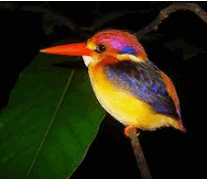
#> input picture Ai_Notebooks/Begining/temp/ColorfulBird.png, 207 x 180 px
$ jupyter execute 'Numpy examples.ipynb'
#> lines starting #> are read from the running program, lines starting #| are printed output that depends on the picture
[cell 1]
import numpy as np

## Exercise 1

Fill in this function to return the name of the country
with the highest employment in the given employment
data, and the employment in that country.

#### Execise using simple list

[cell 2]
# First 20 countries with employment data
countries = np.array([
    'Afghanistan', 'Albania', 'Algeria', 'Angola', 'Argentina',
    'Armenia', 'Australia', 'Austria', 'Azerbaijan', 'Bahamas',
    'Bahrain', 'Bangladesh', 'Barbados', 'Belarus', 'Belgium',
    'Belize', 'Benin', 'Bhutan', 'Bolivia',
    'Bosnia and Herzegovina'
])

# Employment data in 2007 for those 20 countries
employment = np.array([
    55.70000076,  51.40000153,  50.5       ,  75.69999695,
    58.40000153,  40.09999847,  61.5       ,  57.09999847,
    60.90000153,  66.59999847,  60.40000153,  68.09999847,
    66.90000153,  53.40000153,  48.59999847,  56.79999924,
    71.59999847,  58.40000153,  70.40000153,  41.20000076
])

[cell 3]
def max_employment(countries, employment):

    max_employment = max(employment)

    max_country = [countries[i] for i,item in enumerate(employment) if item >= max_employment]

    max_country = max_country[0] if (len(max_country) > 0) else None

    return (max_country, max_employment)

print(max_employment(countries,employment))

#### Execise using numpy

[cell 4]
def max_employment(countries, employment):
    i = employment.argmax()
    return (countries[i],employment[i])


print(max_employment(countries,employment))

# Exercise 2

Fill in this function to return a NumPy array containing the overall
    school completion rate for each country. The arguments are NumPy
    arrays giving the female and male completion of each country in
    the same order.

[cell 5]
def overall_completion_rate(female_completion, male_completion):
    mean = (female_completion + male_completion) / 2.0 # is divided by 2.0 in order to have the decimals
    return mean

[cell 6]
female_completion = np.array([
    97.35583,  104.62379,  103.02998,   95.14321,  103.69019,
    98.49185,  100.88828,   95.43974,   92.11484,   91.54804,
    95.98029,   98.22902,   96.12179,  119.28105,   97.84627,
    29.07386,   38.41644,   90.70509,   51.7478 ,   95.45072
])

# Male school completion rate in 2007 for those 20 countries
male_completion = np.array([
     95.47622,  100.66476,   99.7926 ,   91.48936,  103.22096,
     97.80458,  103.81398,   88.11736,   93.55611,   87.76347,
    102.45714,   98.73953,   92.22388,  115.3892 ,   98.70502,
     37.00692,   45.39401,   91.22084,   62.42028,   90.66958
])

print (overall_completion_rate(female_completion,male_completion))

# Exercise 3

Fill in this function to calculate the mean time spent in the classroom
    for students who stayed enrolled at least (greater than or equal to) 7 days.
    Unlike in Lesson 1, you can assume that days_to_cancel will contain only
    integers (there are no students who have not canceled yet).

    The arguments are NumPy arrays. time_spent contains the amount of time spent
    in the classroom for each student, and days_to_cancel contains the number
    of days until each student cancel. The data is given in the same order
    in both arrays.

[cell 7]
def mean_time_for_paid_students(time_spent, days_to_cancel):

    values = time_spent[days_to_cancel >= 7]
    print(values)
    return values.mean()
    #return time_spent[days_to_cancel >= 7].mean() # This line replaces the others, it is the same code but just in one line !


# Time spent in the classroom in the first week for 20 students
time_spent = np.array([
       12.89697233,    0.        ,   64.55043217,    0.        ,
       24.2315615 ,   39.991625  ,    0.        ,    0.        ,
      147.20683783,    0.        ,    0.        ,    0.        ,
       45.18261617,  157.60454283,  133.2434615 ,   52.85000767,
        0.        ,   54.9204785 ,   26.78142417,    0.
])

# Days to cancel for 20 students
days_to_cancel = np.array([
      4,   5,  37,   3,  12,   4,  35,  38,   5,  37,   3,   3,  68,
     38,  98,   2, 249,   2, 127,  35
])


print(mean_time_for_paid_students(time_spent,days_to_cancel))

# Exercise 4

### Working with photos !!!

[cell 8]
from skimage import io

photo = io.imread("temp/ColorfulBird.png") ## This is going to be a np array.
#> photo is the input picture: shape (180, 207, 3); mean R, G, B 43.1, 40.5, 17.5

photo.shape
#> Out = (180, 207, 3)

[cell 9]
import matplotlib.pyplot as plt
plt.imshow(photo)

### inverted

[cell 10]
plt.imshow(photo[::-1])
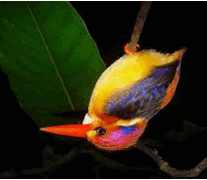
#> shown: shape (180, 207, 3); mean R, G, B 43.1, 40.5, 17.5

### Mirror image

[cell 11]
plt.imshow(photo[: , ::-1])
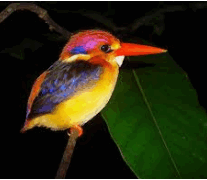
#> shown: shape (180, 207, 3); mean R, G, B 43.1, 40.5, 17.5

### Section of the image

[cell 12]
plt.imshow(photo[30:60 , 45:150])
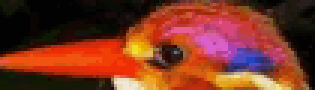
#> shown: shape (30, 105, 3) (shown 3 times larger); mean R, G, B 122.5, 53.7, 35.1

## Reducing the imagen dimentions

[cell 13]
plt.imshow(photo[::5 , ::5])
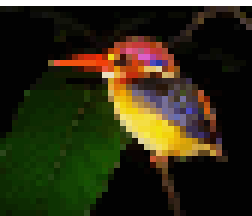
#> shown: shape (36, 42, 3) (shown 6 times larger); mean R, G, B 46.8, 44.4, 21.5

$ run again, with Ai_Notebooks/Begining/temp/bird_small.png copied over Ai_Notebooks/Begining/temp/ColorfulBird.png
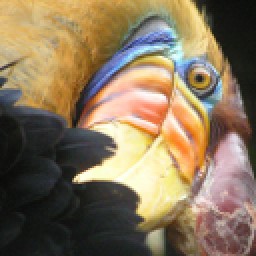
#> input picture Ai_Notebooks/Begining/temp/bird_small.png, 128 x 128 px (shown 2 times larger)
#> photo is the input picture: shape (128, 128, 3); mean R, G, B 135.4, 117.4, 91.3
#> `[cell 11] plt.imshow(photo[: , ::-1])`:
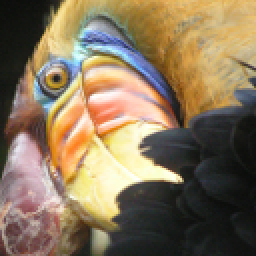
#> shown: shape (128, 128, 3) (shown 2 times larger); mean R, G, B 135.4, 117.4, 91.3
#> `[cell 13] plt.imshow(photo[::5 , ::5])`:
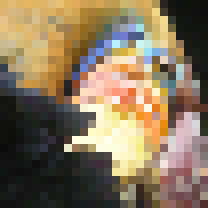
#> shown: shape (26, 26, 3) (shown 8 times larger); mean R, G, B 134.9, 117.2, 91.4
